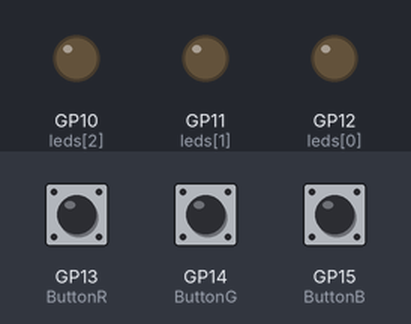
Bench run of a program on a simulated Raspberry Pi Pico running MicroPython. Shown: output pins drawn as LEDs (lit = HIGH). Inputs (shaded band) come from the test bench; at power-on: GP13 (ButtonR) HIGH, GP14 (ButtonG) HIGH, GP15 (ButtonB) HIGH.

Above: at 1.2 s.
1.3 s: GP13 (ButtonR) pulled LOW for 0.15 s
At 2.1 s:
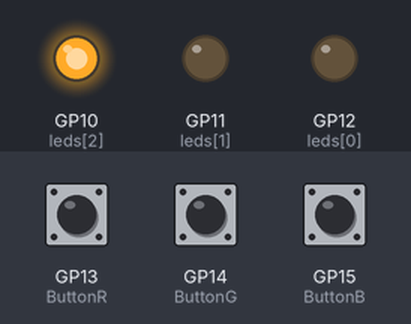
2.9 s: GP14 (ButtonG) pulled LOW for 0.15 s
At 3.4 s:
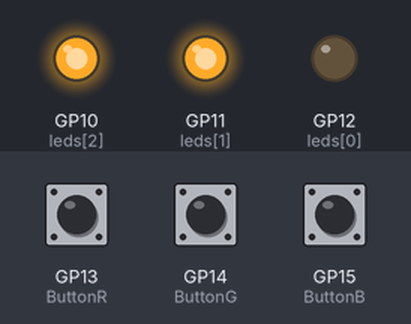
4.5 s: GP15 (ButtonB) pulled LOW for 0.15 s
At 5.7 s:
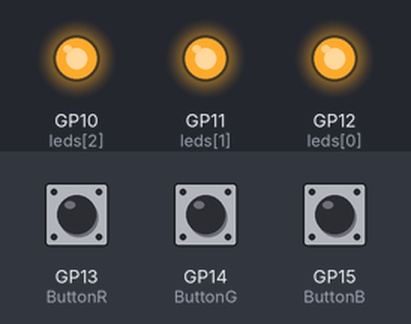
6.1 s: GP13 (ButtonR) pulled LOW for 1 s
At 7.1 s:
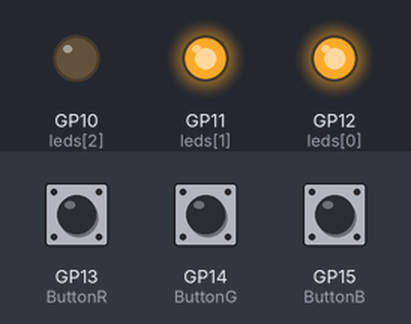
8.6 s: GP14 (ButtonG) pulled LOW for 1 s
At 9.1 s:
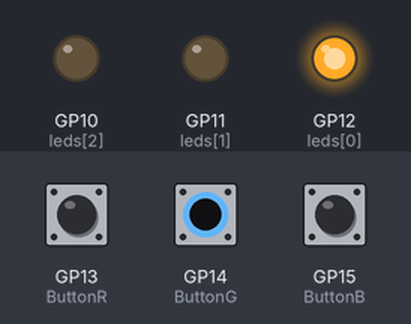
11.1 s: GP13 (ButtonR) pulled LOW for 0.15 s
At 12.4 s:
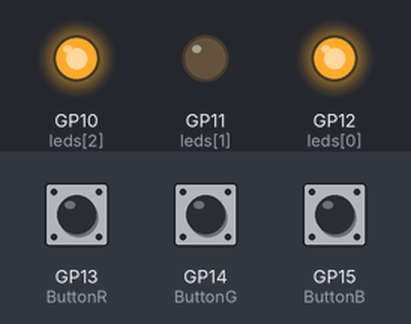
Timing chart, 0 to 13.7 s (numbered marks = the images above; inputs shaded):
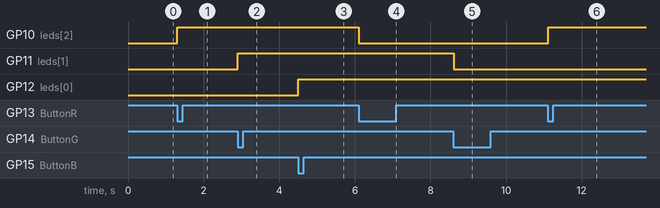

Measured:
- after the input at 1.3 s, GP10 (leds[2]): LOW → HIGH at once
- after the input at 2.9 s, GP11 (leds[1]): LOW → HIGH at once
- after the input at 4.5 s, GP12 (leds[0]): LOW → HIGH at once
- after the input at 6.1 s, GP10 (leds[2]): HIGH → LOW at once
- after the input at 8.6 s, GP11 (leds[1]): HIGH → LOW at once
- after the input at 11.1 s, GP10 (leds[2]): LOW → HIGH at once

The program:

rgb_on_off_buttons.py
```python
from machine import Pin
from time import sleep

leds = [12, 11, 10]

Leds = [Pin(leds[2], Pin.OUT), Pin(leds[1], Pin.OUT), Pin(leds[0], Pin.OUT)]

buts = [15, 14, 13]

Butts = []

ButtonR = Pin(buts[2], Pin.IN, Pin.PULL_UP)
ButtonG = Pin(buts[1], Pin.IN, Pin.PULL_UP)
ButtonB = Pin(buts[0], Pin.IN, Pin.PULL_UP)

Butts.append(ButtonR)
Butts.append(ButtonG)
Butts.append(ButtonB)

currButStates = [1,1,1]
prevButStates = [1,1,1]

LEDStates = [False, False, False]

while True:
    for i in range(0, 3, 1):
        currButStates[i] = Butts[i].value()
        if currButStates[i] == 0 and prevButStates[i] == 1:
            LEDStates[i] = not LEDStates[i]
            Leds[i].value(LEDStates[i])
        prevButStates[i] = currButStates[i]
    sleep(0.1)
```
